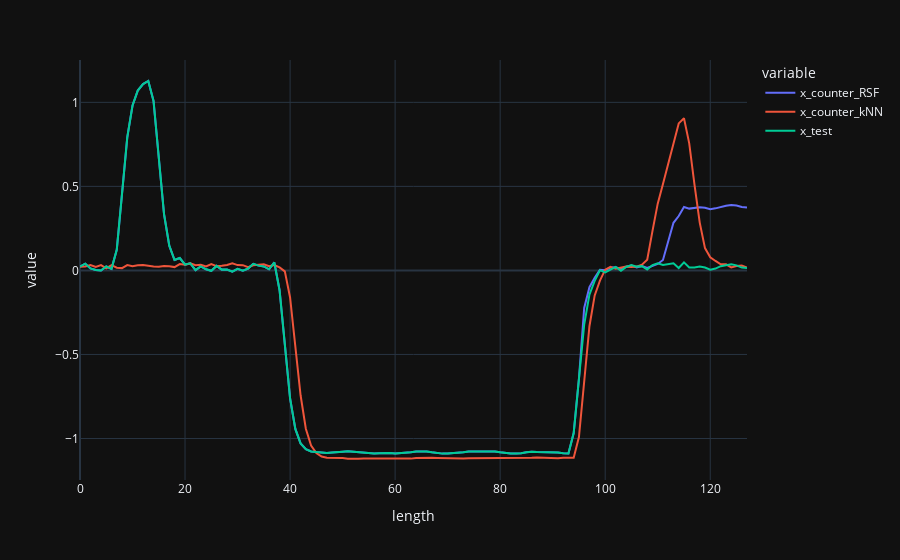

Here is the notebook cell this chart was saved with:
### Code cell
display(df)
fig = px.line(df, x=df["length"], y = df.columns)
fig.update_layout(template="plotly_dark")
fig.show()
